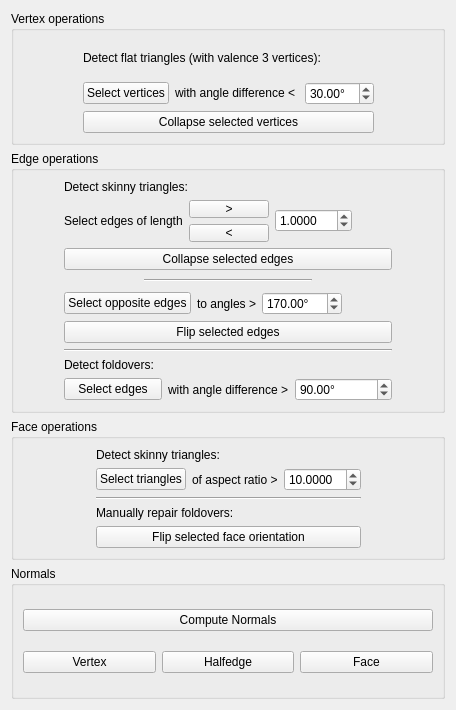
<?xml version="1.0" encoding="UTF-8"?>
<ui version="4.0">
 <class>MeshRepairControls</class>
 <widget class="QWidget" name="MeshRepairControls">
  <property name="geometry">
   <rect>
    <x>0</x>
    <y>0</y>
    <width>456</width>
    <height>710</height>
   </rect>
  </property>
  <property name="windowTitle">
   <string>controls</string>
  </property>
  <layout class="QVBoxLayout" name="verticalLayout">
   <item>
    <widget class="QGroupBox" name="groupBox_3">
     <property name="title">
      <string>Vertex operations</string>
     </property>
     <layout class="QVBoxLayout" name="verticalLayout_7">
      <item>
       <layout class="QHBoxLayout" name="horizontalLayout_9">
        <item>
         <spacer name="horizontalSpacer_9">
          <property name="orientation">
           <enum>Qt::Horizontal</enum>
          </property>
          <property name="sizeHint" stdset="0">
           <size>
            <width>40</width>
            <height>20</height>
           </size>
          </property>
         </spacer>
        </item>
        <item>
         <layout class="QVBoxLayout" name="verticalLayout_11">
          <item>
           <widget class="QLabel" name="label_8">
            <property name="text">
             <string>Detect flat triangles (with valence 3 vertices):</string>
            </property>
           </widget>
          </item>
          <item>
           <layout class="QHBoxLayout" name="horizontalLayout_10">
            <item>
             <widget class="QPushButton" name="valenceThreeButton">
              <property name="toolTip">
               <string>Select all vertices of valence three which don't make the mesh much more detailed. This is indicated by very similar adjacent face normals: the area around the vertex is nearly planar.

These vertices can usually be removed without destroying the features of the mesh.</string>
              </property>
              <property name="text">
               <string>Select vertices</string>
              </property>
             </widget>
            </item>
            <item>
             <widget class="QLabel" name="label_9">
              <property name="text">
               <string>with angle difference &lt; </string>
              </property>
             </widget>
            </item>
            <item>
             <widget class="QDoubleSpinBox" name="valenceThreeSpinbox">
              <property name="sizePolicy">
               <sizepolicy hsizetype="Minimum" vsizetype="Fixed">
                <horstretch>80</horstretch>
                <verstretch>0</verstretch>
               </sizepolicy>
              </property>
              <property name="suffix">
               <string>°</string>
              </property>
              <property name="maximum">
               <double>180.000000000000000</double>
              </property>
              <property name="singleStep">
               <double>0.100000000000000</double>
              </property>
              <property name="value">
               <double>30.000000000000000</double>
              </property>
             </widget>
            </item>
           </layout>
          </item>
          <item>
           <layout class="QHBoxLayout" name="horizontalLayout_11">
            <item>
             <widget class="QPushButton" name="repairRemoveVButton">
              <property name="toolTip">
               <string>Repair the mesh by collapsing the previously selected valence 3 vertices.</string>
              </property>
              <property name="text">
               <string>Collapse selected vertices</string>
              </property>
             </widget>
            </item>
           </layout>
          </item>
         </layout>
        </item>
        <item>
         <spacer name="horizontalSpacer_10">
          <property name="orientation">
           <enum>Qt::Horizontal</enum>
          </property>
          <property name="sizeHint" stdset="0">
           <size>
            <width>40</width>
            <height>20</height>
           </size>
          </property>
         </spacer>
        </item>
       </layout>
      </item>
     </layout>
    </widget>
   </item>
   <item>
    <widget class="QGroupBox" name="groupBox">
     <property name="title">
      <string>Edge operations</string>
     </property>
     <layout class="QVBoxLayout" name="verticalLayout_4">
      <item>
       <layout class="QHBoxLayout" name="horizontalLayout_4">
        <item>
         <spacer name="horizontalSpacer_6">
          <property name="orientation">
           <enum>Qt::Horizontal</enum>
          </property>
          <property name="sizeHint" stdset="0">
           <size>
            <width>40</width>
            <height>20</height>
           </size>
          </property>
         </spacer>
        </item>
        <item>
         <layout class="QVBoxLayout" name="verticalLayout_8">
          <item>
           <widget class="QLabel" name="label_5">
            <property name="text">
             <string>Detect skinny triangles:</string>
            </property>
           </widget>
          </item>
          <item>
           <layout class="QHBoxLayout" name="horizontalLayout_3">
            <item>
             <widget class="QLabel" name="label_4">
              <property name="text">
               <string>Select edges of length</string>
              </property>
             </widget>
            </item>
            <item>
             <layout class="QVBoxLayout" name="verticalLayout_5">
              <item>
               <widget class="QPushButton" name="detectELargerButton">
                <property name="sizePolicy">
                 <sizepolicy hsizetype="Minimum" vsizetype="Minimum">
                  <horstretch>0</horstretch>
                  <verstretch>0</verstretch>
                 </sizepolicy>
                </property>
                <property name="minimumSize">
                 <size>
                  <width>0</width>
                  <height>18</height>
                 </size>
                </property>
                <property name="toolTip">
                 <string>Detect short edges</string>
                </property>
                <property name="statusTip">
                 <string>Detect long edges</string>
                </property>
                <property name="whatsThis">
                 <string/>
                </property>
                <property name="text">
                 <string>&gt;</string>
                </property>
               </widget>
              </item>
              <item>
               <widget class="QPushButton" name="detectEShorterButton">
                <property name="sizePolicy">
                 <sizepolicy hsizetype="Minimum" vsizetype="Minimum">
                  <horstretch>0</horstretch>
                  <verstretch>0</verstretch>
                 </sizepolicy>
                </property>
                <property name="minimumSize">
                 <size>
                  <width>0</width>
                  <height>18</height>
                 </size>
                </property>
                <property name="statusTip">
                 <string>Detect short edges</string>
                </property>
                <property name="text">
                 <string>&lt;</string>
                </property>
               </widget>
              </item>
             </layout>
            </item>
            <item>
             <widget class="QDoubleSpinBox" name="edgeSpin">
              <property name="toolTip">
               <string>Edge length</string>
              </property>
              <property name="statusTip">
               <string>Edge length</string>
              </property>
              <property name="decimals">
               <number>4</number>
              </property>
              <property name="maximum">
               <double>200.000000000000000</double>
              </property>
              <property name="singleStep">
               <double>0.100000000000000</double>
              </property>
              <property name="value">
               <double>1.000000000000000</double>
              </property>
             </widget>
            </item>
            <item>
             <spacer name="horizontalSpacer">
              <property name="orientation">
               <enum>Qt::Horizontal</enum>
              </property>
              <property name="sizeHint" stdset="0">
               <size>
                <width>40</width>
                <height>20</height>
               </size>
              </property>
             </spacer>
            </item>
           </layout>
          </item>
          <item>
           <layout class="QHBoxLayout" name="horizontalLayout_8">
            <item>
             <widget class="QPushButton" name="repairCollapseEButton">
              <property name="enabled">
               <bool>true</bool>
              </property>
              <property name="toolTip">
               <string>Repair skinny triangles by collapsing the previously selected short or long edges.</string>
              </property>
              <property name="text">
               <string>Collapse selected edges</string>
              </property>
             </widget>
            </item>
           </layout>
          </item>
          <item>
           <layout class="QHBoxLayout" name="horizontalLayout_6">
            <item>
             <spacer name="horizontalSpacer_4">
              <property name="orientation">
               <enum>Qt::Horizontal</enum>
              </property>
              <property name="sizeType">
               <enum>QSizePolicy::Fixed</enum>
              </property>
              <property name="sizeHint" stdset="0">
               <size>
                <width>80</width>
                <height>10</height>
               </size>
              </property>
             </spacer>
            </item>
            <item>
             <widget class="Line" name="line_2">
              <property name="orientation">
               <enum>Qt::Horizontal</enum>
              </property>
             </widget>
            </item>
            <item>
             <spacer name="horizontalSpacer_3">
              <property name="orientation">
               <enum>Qt::Horizontal</enum>
              </property>
              <property name="sizeType">
               <enum>QSizePolicy::Fixed</enum>
              </property>
              <property name="sizeHint" stdset="0">
               <size>
                <width>80</width>
                <height>10</height>
               </size>
              </property>
             </spacer>
            </item>
           </layout>
          </item>
          <item>
           <layout class="QHBoxLayout" name="horizontalLayout">
            <item>
             <widget class="QPushButton" name="detectCapAngle">
              <property name="toolTip">
               <string>Select all edges that have an opposite angle greater than or equal to the given angle. If this angle is very large, only edges of very skinny triangles will be selected.</string>
              </property>
              <property name="statusTip">
               <string/>
              </property>
              <property name="text">
               <string>Select opposite edges</string>
              </property>
             </widget>
            </item>
            <item>
             <widget class="QLabel" name="label_2">
              <property name="text">
               <string>to angles &gt;</string>
              </property>
             </widget>
            </item>
            <item>
             <widget class="QDoubleSpinBox" name="capAngleSpinbox">
              <property name="minimumSize">
               <size>
                <width>80</width>
                <height>0</height>
               </size>
              </property>
              <property name="statusTip">
               <string>Angle threshold</string>
              </property>
              <property name="prefix">
               <string/>
              </property>
              <property name="suffix">
               <string>°</string>
              </property>
              <property name="maximum">
               <double>180.000000000000000</double>
              </property>
              <property name="singleStep">
               <double>0.100000000000000</double>
              </property>
              <property name="value">
               <double>170.000000000000000</double>
              </property>
             </widget>
            </item>
            <item>
             <spacer name="horizontalSpacer_7">
              <property name="orientation">
               <enum>Qt::Horizontal</enum>
              </property>
              <property name="sizeHint" stdset="0">
               <size>
                <width>40</width>
                <height>20</height>
               </size>
              </property>
             </spacer>
            </item>
           </layout>
          </item>
          <item>
           <layout class="QHBoxLayout" name="horizontalLayout_7">
            <item>
             <widget class="QPushButton" name="repairFlipEButton">
              <property name="toolTip">
               <string>Repair skinny triangles by flipping the previously selected edges.</string>
              </property>
              <property name="text">
               <string>Flip selected edges</string>
              </property>
             </widget>
            </item>
           </layout>
          </item>
          <item>
           <widget class="Line" name="line">
            <property name="orientation">
             <enum>Qt::Horizontal</enum>
            </property>
           </widget>
          </item>
          <item>
           <widget class="QLabel" name="label_6">
            <property name="text">
             <string>Detect foldovers:</string>
            </property>
           </widget>
          </item>
          <item>
           <layout class="QHBoxLayout" name="horizontalLayout_2">
            <item>
             <widget class="QPushButton" name="detectFoldoverButton">
              <property name="toolTip">
               <string>Select all edges that could be a foldover.
Foldover detection is done by comparing the normals of the adjacent faces. If their difference is greater than the given angle, the edge will be selected.

There is no automatic algorithm to fix these foldovers here. So you will have to select the faces that are actual foldovers, and then flip them using &quot;Flip selected face orientation&quot; (in &quot;Face operations&quot;).</string>
              </property>
              <property name="text">
               <string>Select edges</string>
              </property>
             </widget>
            </item>
            <item>
             <widget class="QLabel" name="label">
              <property name="text">
               <string>with angle difference &gt;</string>
              </property>
             </widget>
            </item>
            <item>
             <widget class="QDoubleSpinBox" name="detectFoldoverSpinbox">
              <property name="minimumSize">
               <size>
                <width>80</width>
                <height>0</height>
               </size>
              </property>
              <property name="sizeIncrement">
               <size>
                <width>0</width>
                <height>0</height>
               </size>
              </property>
              <property name="statusTip">
               <string>Angle threshold</string>
              </property>
              <property name="suffix">
               <string>°</string>
              </property>
              <property name="maximum">
               <double>180.000000000000000</double>
              </property>
              <property name="singleStep">
               <double>0.100000000000000</double>
              </property>
              <property name="value">
               <double>90.000000000000000</double>
              </property>
             </widget>
            </item>
           </layout>
          </item>
         </layout>
        </item>
        <item>
         <spacer name="horizontalSpacer_2">
          <property name="orientation">
           <enum>Qt::Horizontal</enum>
          </property>
          <property name="sizeHint" stdset="0">
           <size>
            <width>40</width>
            <height>20</height>
           </size>
          </property>
         </spacer>
        </item>
       </layout>
      </item>
     </layout>
    </widget>
   </item>
   <item>
    <widget class="QGroupBox" name="groupBox_4">
     <property name="title">
      <string>Face operations</string>
     </property>
     <layout class="QVBoxLayout" name="verticalLayout_3">
      <item>
       <layout class="QHBoxLayout" name="horizontalLayout_14">
        <item>
         <spacer name="horizontalSpacer_15">
          <property name="orientation">
           <enum>Qt::Horizontal</enum>
          </property>
          <property name="sizeHint" stdset="0">
           <size>
            <width>40</width>
            <height>20</height>
           </size>
          </property>
         </spacer>
        </item>
        <item>
         <layout class="QVBoxLayout" name="verticalLayout_13">
          <item>
           <widget class="QLabel" name="label_7">
            <property name="text">
             <string>Detect skinny triangles:</string>
            </property>
           </widget>
          </item>
          <item>
           <layout class="QHBoxLayout" name="horizontalLayout_5">
            <item>
             <widget class="QPushButton" name="triangleAspectButton">
              <property name="toolTip">
               <string>Selects all triangles with an aspect ratio greater than the given ratio. If this ratio is very large, only very skinny triangles will be selected.</string>
              </property>
              <property name="text">
               <string>Select triangles</string>
              </property>
             </widget>
            </item>
            <item>
             <widget class="QLabel" name="label_3">
              <property name="text">
               <string>of aspect ratio &gt;</string>
              </property>
             </widget>
            </item>
            <item>
             <widget class="QDoubleSpinBox" name="triangleAspectSpinbox">
              <property name="decimals">
               <number>4</number>
              </property>
              <property name="maximum">
               <double>100.000000000000000</double>
              </property>
              <property name="singleStep">
               <double>0.100000000000000</double>
              </property>
              <property name="value">
               <double>10.000000000000000</double>
              </property>
             </widget>
            </item>
           </layout>
          </item>
          <item>
           <widget class="Line" name="line_4">
            <property name="orientation">
             <enum>Qt::Horizontal</enum>
            </property>
           </widget>
          </item>
          <item>
           <widget class="QLabel" name="label_12">
            <property name="text">
             <string>Manually repair foldovers:</string>
            </property>
           </widget>
          </item>
          <item>
           <widget class="QPushButton" name="flipOrientation">
            <property name="toolTip">
             <string>Flip the normals of all selected faces on the target meshes. This can be used to manually fix foldovers detected in &quot;Edge operations&quot;.</string>
            </property>
            <property name="statusTip">
             <string>Flip the normals of all target meshes</string>
            </property>
            <property name="text">
             <string>Flip selected face orientation</string>
            </property>
           </widget>
          </item>
         </layout>
        </item>
        <item>
         <spacer name="horizontalSpacer_14">
          <property name="orientation">
           <enum>Qt::Horizontal</enum>
          </property>
          <property name="sizeHint" stdset="0">
           <size>
            <width>40</width>
            <height>20</height>
           </size>
          </property>
         </spacer>
        </item>
       </layout>
      </item>
     </layout>
    </widget>
   </item>
   <item>
    <widget class="QGroupBox" name="groupBox_2">
     <property name="title">
      <string>Normals</string>
     </property>
     <layout class="QVBoxLayout" name="verticalLayout_2">
      <item>
       <widget class="QPushButton" name="computeNormals">
        <property name="toolTip">
         <string>Recomputes Vertex and Face Normals on all Target Meshes</string>
        </property>
        <property name="statusTip">
         <string>Recomputes Vertex and Face Normals on all Target Meshes</string>
        </property>
        <property name="whatsThis">
         <string>Recomputes Vertex and Face Normals on all Target Meshes</string>
        </property>
        <property name="text">
         <string>Compute Normals</string>
        </property>
       </widget>
      </item>
      <item>
       <layout class="QHBoxLayout" name="horizontalLayout_12">
        <item>
         <widget class="QPushButton" name="computeVertexNormals">
          <property name="toolTip">
           <string>Recomputes Vertex Normals on all Target Meshes</string>
          </property>
          <property name="statusTip">
           <string>Recomputes Vertex Normals on all Target Meshes</string>
          </property>
          <property name="whatsThis">
           <string>Recomputes Vertex Normals on all Target Meshes</string>
          </property>
          <property name="text">
           <string>Vertex</string>
          </property>
         </widget>
        </item>
        <item>
         <widget class="QPushButton" name="computeHalfedgeNormals">
          <property name="text">
           <string>Halfedge</string>
          </property>
         </widget>
        </item>
        <item>
         <widget class="QPushButton" name="computeFaceNormals">
          <property name="toolTip">
           <string>Recomputes Face Normals on all Target Meshes</string>
          </property>
          <property name="statusTip">
           <string>Recomputes Face Normals on all Target Meshes</string>
          </property>
          <property name="whatsThis">
           <string>Recomputes Face Normals on all Target Meshes</string>
          </property>
          <property name="text">
           <string>Face</string>
          </property>
         </widget>
        </item>
       </layout>
      </item>
     </layout>
    </widget>
   </item>
  </layout>
 </widget>
 <resources/>
 <connections/>
</ui>
